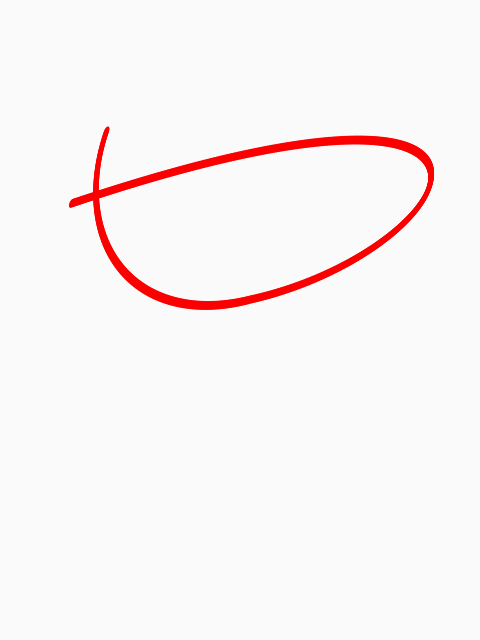
Frame 1 (no input)
Frame 2 (the mouse pressed at the canvas centre, redrawn once): identical to frame 1, image omitted

The Processing sketch that drew this single still picture (run headless with seeded random() and noise(); the mouse was pressed at the canvas centre and the sketch redrawn once):

// Processing sketch: secretary
// ── secretary.pde
// Manuale di Programmazione Cinematografica - Volume 5
// Daniele Olmisani, 2018

// Secretary (2002)


final color PAPER = color(250);
final color INK = color(250, 0, 0);


void setup() {
  size(480, 640);
  noLoop();
}

void draw() {
  
  final float S =  min(width, height);
  final float U = 0.002;
  
  translate(0.5*width, 0.3*height);
  scale(-S);
  rotate(-0.1);
  
  background(PAPER);
  
  noStroke();
  fill(INK);
  
  for (float r=0.5; r<TWO_PI+0.5; r+=0.01) {
    
    float a = (r>1.5*PI) ? 0.3 : 0.4;
    float b = r*(0.3/TWO_PI);
    
    float x = a * cos(r);
    float y = b * sin(r);
    
    pushMatrix();
      translate(x, y);
      rotate(0.5);
      ellipse(0, 0, 5*U, 10*U);
    popMatrix();
  }
  
  save("secretary.png");
}
